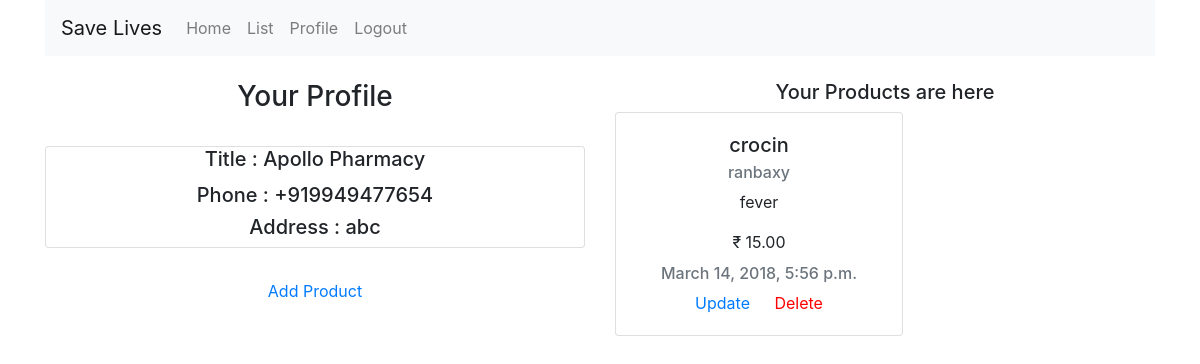
Page /profile/ (signed in) on the committed database.
### accounts/models.py (models this page shows, shortened)
class UserProfile(models.Model):
    user = models.OneToOneField(User,on_delete=models.CASCADE)
    title = models.CharField(max_length=200)
    address = models.TextField(max_length=200)
    phone = PhoneNumberField()

class Medicine(models.Model):
    user = models.ForeignKey(User,on_delete = models.CASCADE)
    name = models.CharField(max_length=100)
    company = models.CharField(max_length=100,default='')
    price = models.DecimalField(max_digits=10,decimal_places=2)
    des = models.TextField(max_length=400)
    created_date = models.DateTimeField(default=timezone.now)
    updated_date = models.DateTimeField(default=timezone.now)

### accounts/views.py (the view)
# urls.py: url(r'profile/$',profile,name='profile'),
@login_required
def profile(request):
    meds = Medicine.objects.filter(user=request.user)
    return render(request,'accounts/profile.html',{'meds':meds})

### accounts/templates/accounts/profile.html (shortened to what this page needs)
{% extends 'base.html' %}
{% block content %}
<div class="container text-center">
    <br>
  <div class="row">
    <div class="col">
      <h3>Your Profile</h3>
      <br>
      <div class="card">
          <h5 class="card-title">Title : {{user.userprofile.title}}</h5>
          <h5>Phone : {{user.userprofile.phone}}</h5>
          <h5>Address : {{user.userprofile.address}}</h5>
      </div>
      <br>
      <a href="{% url 'add' %}" class="btn">Add Product</a>
    </div>
    <div class="col">
        <h5>Your Products are here</h5>
      <div class="hey">
        {% for m in meds %}
        <div class="card" style="width: 18rem;">
  <div class="card-body">
    <h5 class="card-title">{{m.name}}</h5>
    <h6 class="card-subtitle mb-2 text-muted">{{m.company}}</h6>
    <p class="card-text">{{m.des}}</p>
    <p class="card-text">&#x20B9; {{m.price}}</p>
    <h6 class="card-subtitle mb-2 text-muted">{{m.updated_date}}</h6>
    <a href="{% url 'update' pk=m.pk %}" class="card-link">Update</a>
    <a href="{% url 'delete' pk=m.pk %}" class="card-link" style="color:red">Delete</a>
  </div>
</div>
<br>
        {% endfor %}
      </div>
    </div>
  </div>
</div>
{% endblock %}

### accounts/templates/accounts/profile.html (style rules this page uses)
body { background-image:url(http://shabier.com/images/wallpaper-light/wallpaper-light-10.jpg); }
.hey { overflow: auto; height: 30rem; }

### rows in the picture
Medicine: name "crocin", company "ranbaxy", des "fever", price "15.00", updated_date "March 14, 2018, 5:56 p.m."

### other values in the picture
{{ user.userprofile.title }} "Apollo Pharmacy"
{{ user.userprofile.phone }} "+919949477654"
{{ user.userprofile.address }} "abc"
